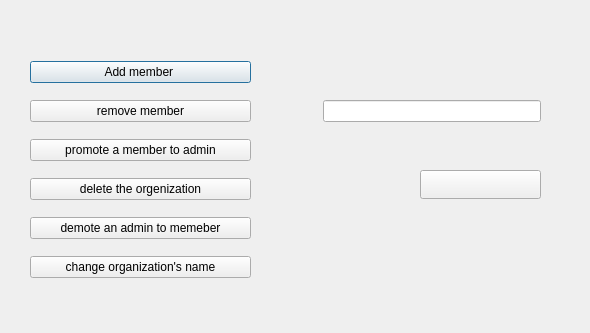
<?xml version="1.0" encoding="UTF-8"?>
<ui version="4.0">
 <class>edit_org</class>
 <widget class="QDialog" name="edit_org">
  <property name="geometry">
   <rect>
    <x>0</x>
    <y>0</y>
    <width>590</width>
    <height>333</height>
   </rect>
  </property>
  <property name="windowTitle">
   <string>Dialog</string>
  </property>
  <widget class="QLabel" name="orglabel">
   <property name="geometry">
    <rect>
     <x>40</x>
     <y>20</y>
     <width>171</width>
     <height>20</height>
    </rect>
   </property>
   <property name="text">
    <string/>
   </property>
  </widget>
  <widget class="QWidget" name="formLayoutWidget">
   <property name="geometry">
    <rect>
     <x>30</x>
     <y>50</y>
     <width>221</width>
     <height>241</height>
    </rect>
   </property>
   <layout class="QVBoxLayout" name="verticalLayout_2">
    <item>
     <widget class="QPushButton" name="add_button">
      <property name="text">
       <string>Add member </string>
      </property>
     </widget>
    </item>
    <item>
     <widget class="QPushButton" name="remove">
      <property name="text">
       <string>remove member</string>
      </property>
     </widget>
    </item>
    <item>
     <widget class="QPushButton" name="promotebutton">
      <property name="text">
       <string>promote a member to admin</string>
      </property>
     </widget>
    </item>
    <item>
     <widget class="QPushButton" name="deletbutton">
      <property name="text">
       <string>delete the orgenization</string>
      </property>
     </widget>
    </item>
    <item>
     <widget class="QPushButton" name="demotebutton">
      <property name="text">
       <string>demote an admin to memeber</string>
      </property>
     </widget>
    </item>
    <item>
     <widget class="QPushButton" name="namebutton">
      <property name="text">
       <string>change organization's name</string>
      </property>
     </widget>
    </item>
   </layout>
  </widget>
  <widget class="QWidget" name="gridLayoutWidget">
   <property name="geometry">
    <rect>
     <x>310</x>
     <y>100</y>
     <width>231</width>
     <height>61</height>
    </rect>
   </property>
   <layout class="QGridLayout" name="gridLayout">
    <item row="0" column="1">
     <widget class="QLineEdit" name="lineEdit"/>
    </item>
    <item row="1" column="0">
     <widget class="QLabel" name="label">
      <property name="text">
       <string/>
      </property>
     </widget>
    </item>
   </layout>
  </widget>
  <widget class="QPushButton" name="Button">
   <property name="geometry">
    <rect>
     <x>420</x>
     <y>170</y>
     <width>121</width>
     <height>29</height>
    </rect>
   </property>
   <property name="text">
    <string/>
   </property>
  </widget>
 </widget>
 <resources/>
 <connections/>
</ui>
